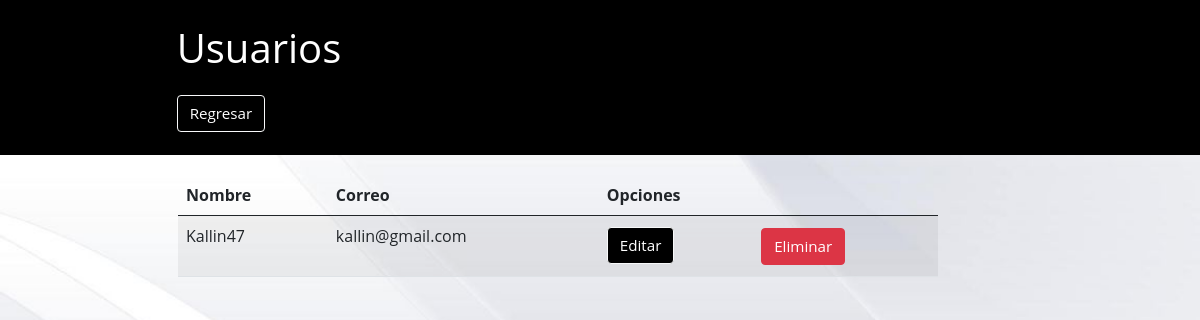
/listUser/ (signed in), run on an earlier commit of the app's database.
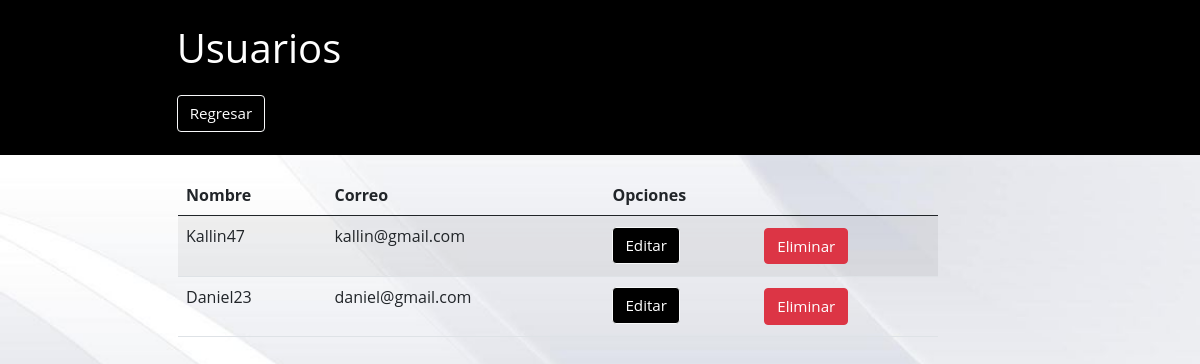
And on a later commit of the database.
### Apps/Tienda/models.py (models this page shows, shortened)
class Usuario(models.Model):
    id_usuario = models.AutoField(db_column='idUsuario', primary_key=True)
    form_user = models.CharField(max_length=20)
    form_password = models.CharField(max_length=20)
    form_correo = models.EmailField(unique=True, max_length=100, blank=True, null=True)
    form_direction = models.CharField(max_length=50, blank=True, null=True)
    form_birthday = models.DateField(blank=False, null=False)
    imagen = models.ImageField(upload_to="usuarios", null=True)
    fecha_venta = models.ManyToManyField(Producto, through=Detalleproducto)
    form_payment_card = models.ForeignKey(Pago, on_delete=models.CASCADE, null=True)

### Apps/Tienda/views.py (the view)
    def wrapper(request, *args, **kwargs):
        if request.user.is_authenticated and request.user.is_superuser:
            return view_func(request, *args, **kwargs)
        else:
            return HttpResponseForbidden("Acceso denegado")  # Otra respuesta adecuada para usuarios no autorizados

### Apps/Tienda/views.py (called while the page is built)
def admin_required(view_func):
    def wrapper(request, *args, **kwargs):
        if request.user.is_authenticated and request.user.is_superuser:
            return view_func(request, *args, **kwargs)
        else:
            return HttpResponseForbidden("Acceso denegado")  # Otra respuesta adecuada para usuarios no autorizados
    return wrapper

@login_required
@admin_required
def listUser(request):
    usuarios=Usuario.objects.all()
    return render(request, 'usuarios/listUser.html', {'usuarios': usuarios})

### Apps/Tienda/templates/usuarios/listUser.html (shortened to what this page needs)
{% extends './baseUser.html' %}
{% load static %}
  {% block body %}
    <div class="container-flex justify-content-center" id="container-session">
        <div class="col-sm-12 col-md-6 col-lg-8 col-xl-8">
            <div class="table-responsive py-2">
                <table class="table table-striped">
                    <thead>
                        <tr>
                            <th>Nombre</th>
                            <th>Correo</th>
                            <th colspan="2">Opciones</th>
                        </tr>
                    </thead>
                    <tbody>
                        {% for user in usuarios %}
                        <tr>
                            <td>{{user.form_user}}</td>
                            <td>{{user.form_correo}}</td>
                            <td><a href="{% url 'edicionUsuario' form_user=user.form_user %}" class="btn btn-light">Editar</a></td>
                            <td><a href="{% url 'UsuarioDelete' form_user=user.form_user %}" class="btn btn-danger btnEliminacion">Eliminar</a></td>
                        </tr>
                        {% endfor %}
                    </tbody>
                </table>
            </div>
    </div>
  {% endblock %}

What changed in the data, as far as the page shows it:
added Usuario: form_user "Daniel23", form_correo "daniel@gmail.com"
